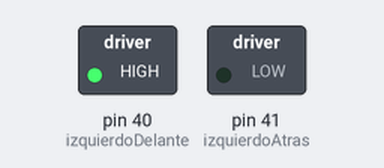
The sketch below on a simulated Arduino Mega 2560, built with avr-gcc and run on an emulated ATmega2560. Parts: switched loads named in the sketch (green lamp = pin HIGH). Pins used as bus, display or sensor lines are not drawn.

Above: at 1.0 s.
At 3.0 s:
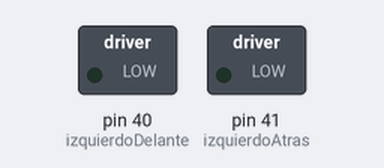
At 6.0 s:
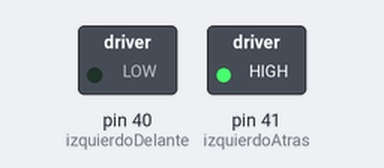
At 10.0 s:
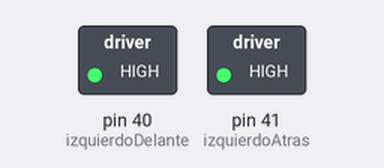
Timing chart, 0 to 13.0 s (numbered marks = the images above):
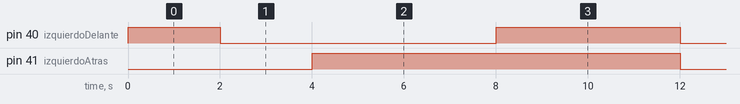

The sketch:

TestMotores.ino
```cpp
//Motores
int izquierdoDelante = 40;
int izquierdoAtras = 41;
int derechoDelante = 39;
int derechoAtras = 38;

void setup() {
  pinMode(izquierdoAtras, OUTPUT);
  pinMode(izquierdoDelante, OUTPUT);
  pinMode(derechoAtras, OUTPUT);
  pinMode(derechoDelante, OUTPUT);
}


void loop() {
  //Avanzar Delante
  digitalWrite(izquierdoDelante, HIGH);
  digitalWrite(derechoDelante, HIGH);
  delay(2000);

  //Detener motores
  digitalWrite(izquierdoDelante, LOW);
  digitalWrite(derechoDelante, LOW);
  digitalWrite(izquierdoAtras, LOW);
  digitalWrite(derechoAtras, LOW);
  delay(2000);

  //Avanzar Atras
  digitalWrite(izquierdoAtras, HIGH);
  digitalWrite(derechoAtras, HIGH);
  delay(2000);


  //Izquierda
  digitalWrite(derechoDelante, HIGH);
  delay(2000);

  //Derecha
  digitalWrite(izquierdoDelante, HIGH);
  delay(2000);
}
```

Measured:
- by itself, pin 40 (izquierdoDelante): repeats every 10.0 s: LOW 6.0 s, HIGH 4.0 s
- by itself, pin 41 (izquierdoAtras): alternates HIGH for 8.0 s and LOW for 2.0 s
- by itself, everything shown: repeats every 10.0 s, in 3 steps
